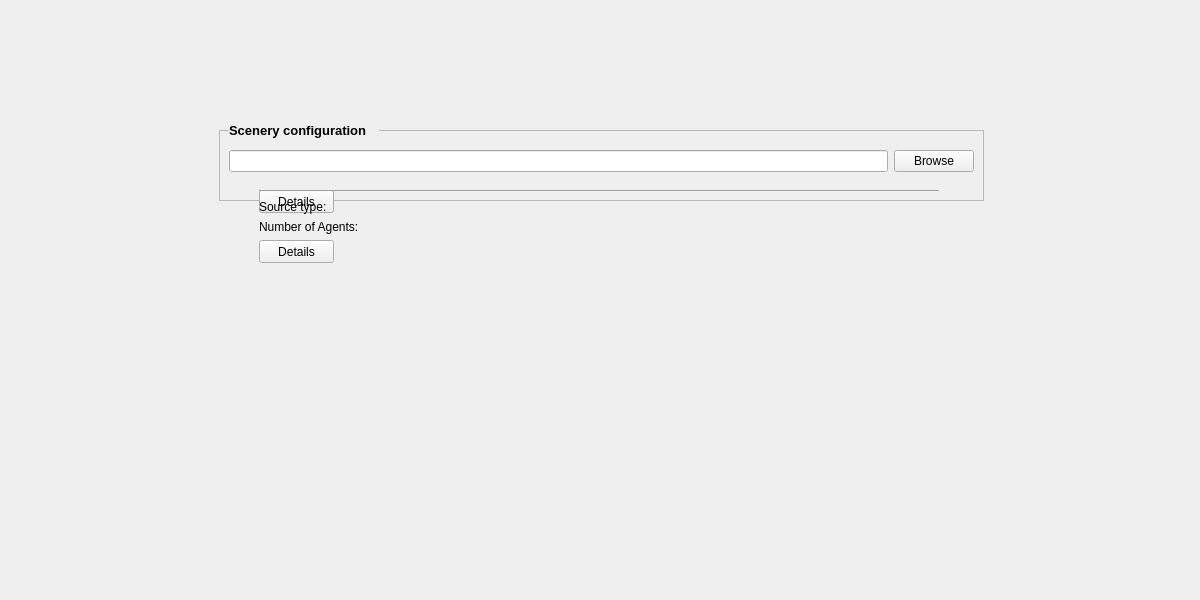
<?xml version="1.0" encoding="UTF-8"?>
<ui version="4.0">
 <class>SceneryView</class>
 <widget class="QWidget" name="SceneryView">
  <property name="geometry">
   <rect>
    <x>0</x>
    <y>0</y>
    <width>1200</width>
    <height>600</height>
   </rect>
  </property>
  <property name="windowTitle">
   <string>Form</string>
  </property>
  <layout class="QHBoxLayout" name="horizontalLayout">
   <item>
    <spacer name="horizontalSpacer">
     <property name="orientation">
      <enum>Qt::Horizontal</enum>
     </property>
     <property name="sizeHint" stdset="0">
      <size>
       <width>332</width>
       <height>20</height>
      </size>
     </property>
    </spacer>
   </item>
   <item>
    <widget class="QWidget" name="widgetHL" native="true">
     <property name="minimumSize">
      <size>
       <width>800</width>
       <height>0</height>
      </size>
     </property>
     <layout class="QVBoxLayout" name="verticalLayout">
      <item>
       <spacer name="verticalSpacer">
        <property name="orientation">
         <enum>Qt::Vertical</enum>
        </property>
        <property name="sizeHint" stdset="0">
         <size>
          <width>20</width>
          <height>73</height>
         </size>
        </property>
       </spacer>
      </item>
      <item>
       <widget class="QWidget" name="widgetVL" native="true">
        <property name="minimumSize">
         <size>
          <width>0</width>
          <height>400</height>
         </size>
        </property>
        <widget class="QFrame" name="frame">
         <property name="geometry">
          <rect>
           <x>10</x>
           <y>30</y>
           <width>765</width>
           <height>71</height>
          </rect>
         </property>
         <property name="sizePolicy">
          <sizepolicy hsizetype="Preferred" vsizetype="Fixed">
           <horstretch>0</horstretch>
           <verstretch>0</verstretch>
          </sizepolicy>
         </property>
         <property name="minimumSize">
          <size>
           <width>761</width>
           <height>70</height>
          </size>
         </property>
         <property name="frameShape">
          <enum>QFrame::StyledPanel</enum>
         </property>
         <property name="frameShadow">
          <enum>QFrame::Sunken</enum>
         </property>
         <layout class="QVBoxLayout" name="verticalLayout_4">
          <item>
           <spacer name="verticalSpacer_4">
            <property name="orientation">
             <enum>Qt::Vertical</enum>
            </property>
            <property name="sizeType">
             <enum>QSizePolicy::Fixed</enum>
            </property>
            <property name="sizeHint" stdset="0">
             <size>
              <width>20</width>
              <height>10</height>
             </size>
            </property>
           </spacer>
          </item>
          <item>
           <layout class="QHBoxLayout" name="horizontalLayout_2">
            <item>
             <widget class="QLineEdit" name="sceneryPath">
              <property name="readOnly">
               <bool>true</bool>
              </property>
             </widget>
            </item>
            <item>
             <widget class="QPushButton" name="browseButton">
              <property name="text">
               <string>Browse</string>
              </property>
             </widget>
            </item>
           </layout>
          </item>
          <item>
           <spacer name="verticalSpacer_3">
            <property name="orientation">
             <enum>Qt::Vertical</enum>
            </property>
            <property name="sizeHint" stdset="0">
             <size>
              <width>20</width>
              <height>40</height>
             </size>
            </property>
           </spacer>
          </item>
         </layout>
        </widget>
        <widget class="QLabel" name="label">
         <property name="enabled">
          <bool>true</bool>
         </property>
         <property name="geometry">
          <rect>
           <x>20</x>
           <y>20</y>
           <width>150</width>
           <height>20</height>
          </rect>
         </property>
         <property name="font">
          <font>
           <pointsize>10</pointsize>
           <weight>75</weight>
           <bold>true</bold>
          </font>
         </property>
         <property name="autoFillBackground">
          <bool>true</bool>
         </property>
         <property name="text">
          <string>Scenery configuration</string>
         </property>
         <property name="margin">
          <number>3</number>
         </property>
        </widget>
        <widget class="QPushButton" name="showButton">
         <property name="geometry">
          <rect>
           <x>50</x>
           <y>90</y>
           <width>75</width>
           <height>23</height>
          </rect>
         </property>
         <property name="text">
          <string>Details</string>
         </property>
        </widget>
        <widget class="QPushButton" name="hideButton">
         <property name="geometry">
          <rect>
           <x>50</x>
           <y>140</y>
           <width>75</width>
           <height>23</height>
          </rect>
         </property>
         <property name="text">
          <string>Details</string>
         </property>
        </widget>
        <widget class="QWidget" name="detailsWidget" native="true">
         <property name="geometry">
          <rect>
           <x>10</x>
           <y>90</y>
           <width>761</width>
           <height>52</height>
          </rect>
         </property>
         <property name="minimumSize">
          <size>
           <width>761</width>
           <height>0</height>
          </size>
         </property>
         <widget class="Line" name="line_2">
          <property name="geometry">
           <rect>
            <x>40</x>
            <y>-10</y>
            <width>681</width>
            <height>20</height>
           </rect>
          </property>
          <property name="sizePolicy">
           <sizepolicy hsizetype="Preferred" vsizetype="Fixed">
            <horstretch>0</horstretch>
            <verstretch>0</verstretch>
           </sizepolicy>
          </property>
          <property name="minimumSize">
           <size>
            <width>681</width>
            <height>0</height>
           </size>
          </property>
          <property name="frameShadow">
           <enum>QFrame::Raised</enum>
          </property>
          <property name="orientation">
           <enum>Qt::Horizontal</enum>
          </property>
         </widget>
         <widget class="QWidget" name="layoutWidget">
          <property name="geometry">
           <rect>
            <x>40</x>
            <y>9</y>
            <width>681</width>
            <height>36</height>
           </rect>
          </property>
          <layout class="QHBoxLayout" name="horizontalLayout_3">
           <property name="spacing">
            <number>10</number>
           </property>
           <item>
            <layout class="QVBoxLayout" name="verticalLayout_2">
             <property name="spacing">
              <number>4</number>
             </property>
             <item>
              <widget class="QLabel" name="sourceLabel">
               <property name="text">
                <string>Source type:</string>
               </property>
              </widget>
             </item>
             <item>
              <widget class="QLabel" name="agentsLabel">
               <property name="text">
                <string>Number of Agents:</string>
               </property>
              </widget>
             </item>
            </layout>
           </item>
           <item>
            <layout class="QVBoxLayout" name="verticalLayout_3">
             <item>
              <widget class="QLabel" name="sourceEdit">
               <property name="text">
                <string/>
               </property>
              </widget>
             </item>
             <item>
              <widget class="QLabel" name="agentsEdit">
               <property name="text">
                <string/>
               </property>
              </widget>
             </item>
            </layout>
           </item>
           <item>
            <spacer name="horizontalSpacer_3">
             <property name="orientation">
              <enum>Qt::Horizontal</enum>
             </property>
             <property name="sizeType">
              <enum>QSizePolicy::Preferred</enum>
             </property>
             <property name="sizeHint" stdset="0">
              <size>
               <width>681</width>
               <height>20</height>
              </size>
             </property>
            </spacer>
           </item>
          </layout>
         </widget>
        </widget>
       </widget>
      </item>
      <item>
       <spacer name="verticalSpacer_2">
        <property name="orientation">
         <enum>Qt::Vertical</enum>
        </property>
        <property name="sizeHint" stdset="0">
         <size>
          <width>20</width>
          <height>73</height>
         </size>
        </property>
       </spacer>
      </item>
     </layout>
    </widget>
   </item>
   <item>
    <spacer name="horizontalSpacer_2">
     <property name="orientation">
      <enum>Qt::Horizontal</enum>
     </property>
     <property name="sizeHint" stdset="0">
      <size>
       <width>332</width>
       <height>20</height>
      </size>
     </property>
    </spacer>
   </item>
  </layout>
 </widget>
 <resources/>
 <connections/>
</ui>
